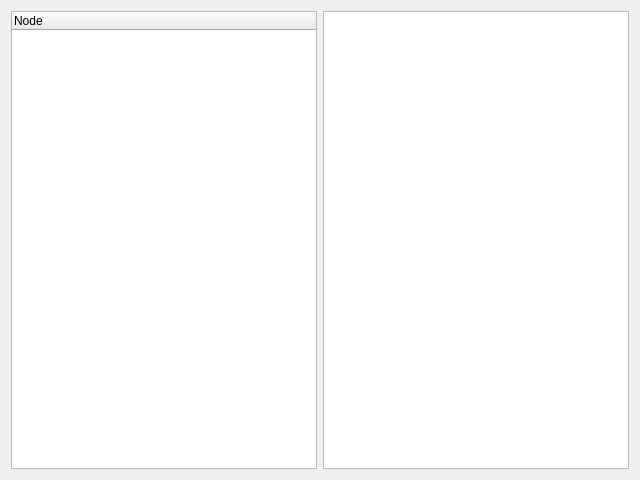
<?xml version="1.0" encoding="UTF-8"?>
<ui version="4.0">
 <class>TreeAndTable</class>
 <widget class="QWidget" name="TreeAndTable">
  <property name="geometry">
   <rect>
    <x>0</x>
    <y>0</y>
    <width>640</width>
    <height>480</height>
   </rect>
  </property>
  <property name="windowTitle">
   <string>Trees</string>
  </property>
  <layout class="QHBoxLayout" name="row">
   <item>
    <widget class="QTreeWidget" name="tree">
     <column>
      <property name="text">
       <string>Node</string>
      </property>
     </column>
    </widget>
   </item>
   <item>
    <widget class="QTableWidget" name="table"/>
   </item>
  </layout>
 </widget>
 <resources/>
 <connections/>
</ui>
